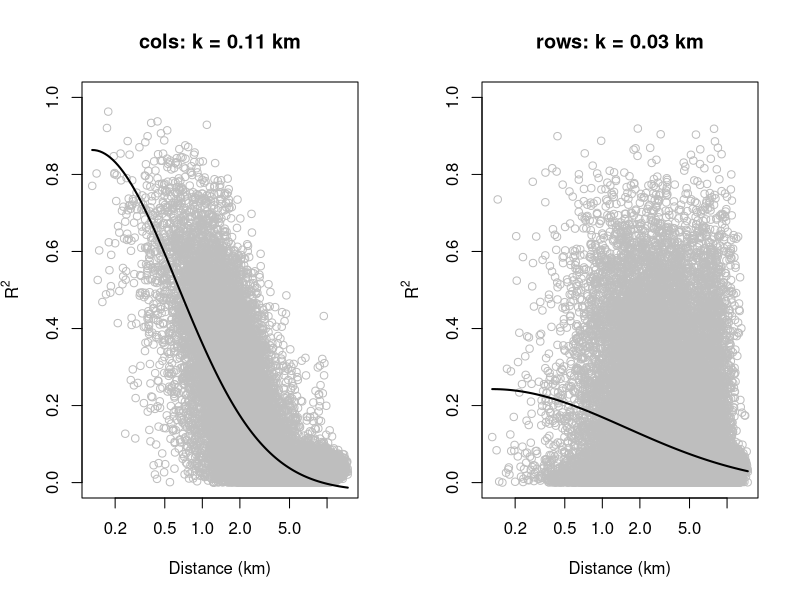

Source code (R):
library(ggplot2)
# cols
nyc_tc <- read.csv("../results/nyc_to_cols.csv", row.names=1)
# rows
nyc_tr <- read.csv("../results/nyc_to_rows.csv", row.names=1)
# distance matrix
nyc_d <- read.csv("../data/nyc_d_matrix.csv", skip=1, row.names=1)
nyc_d <- nyc_d[-c(1),] # remove empty start_id row


ntc <- data.matrix(nyc_tc)
ntr <- data.matrix(nyc_tr)
ndm <- data.matrix(nyc_d)

r <- list ()
r [[1]] <- ntc
r [[2]] <- ntr
jpeg (filename="../results/al/nyc_r2plots.jpg", width=1200,
      height=700, type="cairo")
par (mfrow=c(1,2))
mts <- c ("cols", "rows")

for (i in 1:2) {
	print ("This is beginning  of model")
	dvec <- as.vector (ndm[upper.tri(ndm)])
	rvec <- as.vector (r [[i]] [upper.tri(r [[i]])])
	indx <- which (!is.na (dvec) & !is.na (rvec) & dvec > 0)
	dvec <- dvec [indx]
	rvec <- rvec [indx]
	
    plot (dvec, rvec, pch=1, col="grey", log="x", ylim = range(c(r[[1]],r[[2]]), na.rm=T),
          xlab="Distance (km)", ylab=expression (paste (R^2)))
		  
	d <- log10(dvec)
    mod <- nls (rvec ~ cc + a * exp (-(d-min(d))^2 / k^2), 
                start=list(cc=0,a=0.2,k=-1))
    
	dfit <- seq (min (d), max (d), length.out=100)
    rfit <- predict (mod, newdata=data.frame(d=dfit))
    lines (10 ^ dfit, rfit, col="black", lwd=2)
    k <- 10 ^ summary (mod)$parameters [3]
    title (main=paste (mts[i], ": k = ",
                       formatC(k, format="f", digits=2), " km", sep=""))
}
dev.off()